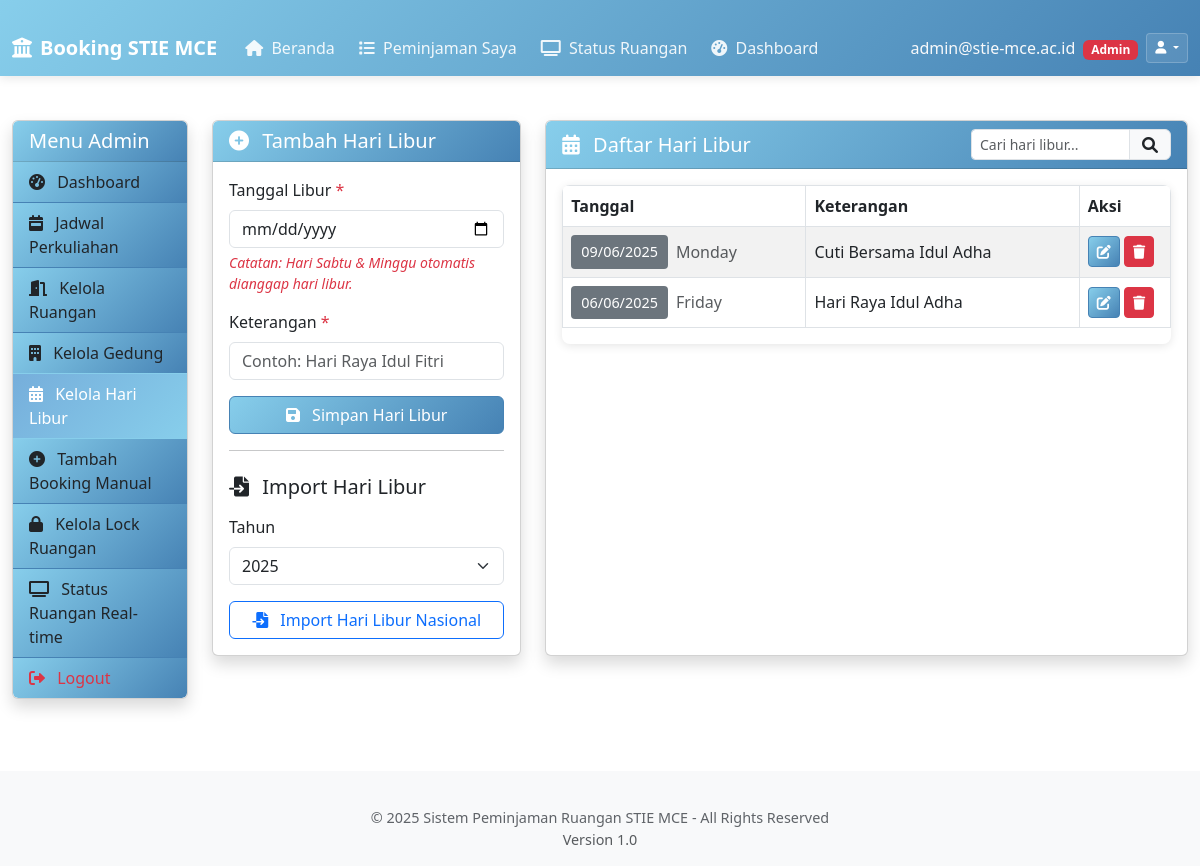
The app's page /admin/holidays.php (signed in) with its own data.
### tables this page shows
CREATE TABLE `tbl_harilibur` (
  `tanggal` date NOT NULL,
  `keterangan` varchar(100) NOT NULL
);

### admin/holidays.php (the view, shortened to what this page needs)
<?php
require_once '../config.php';
$stmt = $conn->prepare("SELECT * FROM tbl_harilibur ORDER BY tanggal DESC");
$stmt->execute();
$holidays = $stmt->fetchAll();
$currentYear = date('Y');
?>
<!DOCTYPE html>
<html lang="id">
<head>
    <link rel="stylesheet" href="../style.css">
    <link rel="stylesheet" href="https://cdnjs.cloudflare.com/ajax/libs/font-awesome/6.0.0/css/all.min.css">
    <link rel="stylesheet" href="https://cdn.jsdelivr.net/npm/bootstrap@5.3.0/dist/css/bootstrap.min.css">
</head>
<body class="admin-theme">
    <header>
        <?php include '../header.php'; ?>
    </header>
    <div class="container-fluid mt-4">
        <div class="row">
            <div class="col-md-3 col-lg-2">
                <div class="card shadow mb-4">
                    <div class="card-header bg-primary text-white">
                        <h5 class="mb-0">Menu Admin</h5>
                    </div>
                    <div class="list-group list-group-flush">
                        <a href="admin-dashboard.php" class="list-group-item list-group-item-action">
                            <i class="fas fa-tachometer-alt me-2"></i> Dashboard
                        </a>
                        <a href="recurring_schedules.php" class="list-group-item list-group-item-action">
                            <i class="fas fa-calendar-week me-2"></i> Jadwal Perkuliahan
                        </a>
                        <a href="rooms.php" class="list-group-item list-group-item-action">
                            <i class="fas fa-door-open me-2"></i> Kelola Ruangan
                        </a>
                        <a href="buildings.php" class="list-group-item list-group-item-action">
                            <i class="fas fa-building me-2"></i> Kelola Gedung
                        </a>
                        <a href="holidays.php" class="list-group-item list-group-item-action active">
                            <i class="fas fa-calendar-alt me-2"></i> Kelola Hari Libur
                        </a>
                        <a href="admin_add_booking.php" class="list-group-item list-group-item-action">
                            <i class="fas fa-plus-circle me-2"></i> Tambah Booking Manual
                        </a>
                        <a href="rooms_locks.php" class="list-group-item list-group-item-action">
                            <i class="fas fa-lock me-2"></i> Kelola Lock Ruangan
                        </a>
                        <a href="room_status.php" class="list-group-item list-group-item-action">
                            <i class="fas fa-tv me-2"></i> Status Ruangan Real-time
                        </a>
                        <a href="../logout.php" class="list-group-item list-group-item-action text-danger">
                            <i class="fas fa-sign-out-alt me-2"></i> Logout
                        </a>
                    </div>
                </div>
            </div>
            <div class="col-md-9 col-lg-10">
                <div class="row">
                    <div class="col-md-4 mb-4">
                        <div class="card shadow h-100">
                            <div class="card-header bg-primary text-white">
                                <h5 class="mb-0 card-title"><i class="fas fa-plus-circle me-2"></i> Tambah Hari Libur</h5>
                            </div>
                            <div class="card-body">
                                <form method="post" id="addHolidayForm">
                                    <div class="mb-3">
                                        <label for="tanggal" class="form-label">Tanggal Libur <span class="text-danger">*</span></label>
                                        <input type="date" class="form-control" id="tanggal" name="tanggal" required>
                                        <div class="form-text text-muted">
                                            <span class="weekend-note">Catatan: Hari Sabtu & Minggu otomatis dianggap hari libur.</span>
                                        </div>
                                    </div>
                                    <div class="mb-3">
                                        <label for="keterangan" class="form-label">Keterangan <span class="text-danger">*</span></label>
                                        <input type="text" class="form-control" id="keterangan" name="keterangan"
                                               placeholder="Contoh: Hari Raya Idul Fitri" required>
                                    </div>
                                    <div class="d-grid">
                                        <button type="submit" name="save_holiday" id="btnSaveHoliday" class="btn btn-primary">
                                            <i class="fas fa-save me-2"></i> Simpan Hari Libur
                                        </button>
                                    </div>
                                </form>
                                <hr>
                                <h5 class="mt-4 mb-3"><i class="fas fa-file-import me-2"></i> Import Hari Libur</h5>
                                <form method="post">
                                    <div class="mb-3">
                                        <label for="import_year" class="form-label">Tahun</label>
                                        <select class="form-select" id="import_year" name="import_year">
                                            <?php for ($year = $currentYear - 1; $year <= $currentYear + 2; $year++): ?>
                                                <option value="<?= $year ?>" <?= $year == $currentYear ? 'selected' : '' ?>><?= $year ?></option>
                                            <?php endfor; ?>
                                        </select>
                                    </div>
                                    <div class="d-grid">
                                        <button type="submit" name="import_holidays" class="btn btn-outline-primary">
                                            <i class="fas fa-file-import me-2"></i> Import Hari Libur Nasional
                                        </button>
                                    </div>
                                </form>
                            </div>
                        </div>
                    </div>
                    <div class="col-md-8 mb-4">
                        <div class="card shadow h-100">
                            <div class="card-header bg-primary text-white d-flex justify-content-between align-items-center">
                                <h5 class="mb-0 card-title"><i class="fas fa-calendar-alt me-2"></i> Daftar Hari Libur</h5>
                                <div class="input-group" style="width: 200px;">
                                    <input type="text" class="form-control form-control-sm" id="searchHoliday" placeholder="Cari hari libur...">
                                    <span class="input-group-text"><i class="fas fa-search"></i></span>
                                </div>
                            </div>
                            <div class="card-body">
                                <div class="table-responsive">
                                    <table class="table table-hover table-striped table-bordered table-holidays" id="holidaysTable">
                                        <thead class="bg-light">
                                            <tr>
                                                <th width="40%">Tanggal</th>
                                                <th width="45%">Keterangan</th>
                                                <th width="15%">Aksi</th>
                                            </tr>
                                        </thead>
                                        <tbody>
                                            <?php if (count($holidays) > 0): ?>
                                                <?php
                                                $currentMonth = date('m');
                                                $currentYear = date('Y');
                                                foreach ($holidays as $holiday):
                                                    $holidayMonth = date('m', strtotime($holiday['tanggal']));
                                                    $holidayYear = date('Y', strtotime($holiday['tanggal']));
                                                    if ($holidayYear == $currentYear && $holidayMonth == $currentMonth) {
                                                        $monthClass = 'current-month';
                                                    } elseif ($holiday['tanggal'] < date('Y-m-d')) {
                                                        $monthClass = 'past-month';
                                                    } else {
                                                        $monthClass = 'future-month';
                                                    }
                                                ?>
                                                    <tr>
                                                        <td>
                                                            <div class="d-flex align-items-center">
                                                                <span class="holiday-badge <?= $monthClass ?> me-2">
                                                                    <?= date('d/m/Y', strtotime($holiday['tanggal'])) ?>
                                                                </span>
                                                                <span class="text-muted">
                                                                    <?= date('l', strtotime($holiday['tanggal'])) ?>
                                                                </span>
                                                            </div>
                                                        </td>
                                                        <td><?= htmlspecialchars($holiday['keterangan']) ?></td>
                                                        <td>
                                                            <button type="button" class="btn btn-sm btn-primary edit-holiday"
                                                                    data-date="<?= $holiday['tanggal'] ?>"
                                                                    data-description="<?= htmlspecialchars($holiday['keterangan']) ?>">
                                                                <i class="fas fa-edit"></i>
                                                            </button>
                                                            <button type="button" class="btn btn-sm btn-danger"
                                                                    data-bs-toggle="modal"
                                                                    data-bs-target="#deleteHolidayModal"
                                                                    data-date="<?= $holiday['tanggal'] ?>"
                                                                    data-description="<?= htmlspecialchars($holiday['keterangan']) ?>">
                                                                <i class="fas fa-trash"></i>
                                                            </button>
                                                        </td>
                                                    </tr>
                                                <?php endforeach; ?>
                                            <?php else: ?>
                                                <tr>
                                                    <td colspan="3" class="text-center py-3">Tidak ada data hari libur yang ditemukan.</td>
                                                </tr>
                                            <?php endif; ?>
                                        </tbody>
                                    </table>
                                </div>
                            </div>
                        </div>
                    </div>
                </div>
            </div>
        </div>
    </div>
    <footer class="mt-5 py-3 bg-light">
        <?php include '../footer.php'; ?>
    </footer>
</body>
</html>

### style.css (style rules this page uses)
:root { --primary-color: #1a73e8; --secondary-color: #4285f4; --success-color: #0f9d58; --warning-color: #f4b400; --danger-color: #db4437; --light-color: #f8f9fa; --dark-color: #202124; --gray-color: #5f6368; }
html, body { overflow-x: hidden; width: 100%; max-width: 100vw; scroll-behavior: smooth; }
body { font-family: 'Roboto', 'Segoe UI', Arial, sans-serif; background-color: #f5f5f5; color: #333; padding-top: 76px; }
.admin-theme { --primary-color: #87ceeb; --secondary-color: #b0e0e6; --accent-color: #4682b4; --bg-gradient: linear-gradient(135deg, #e6f3ff, #b3d9ff); --card-bg: rgba(176, 224, 230, 0.1); --border-color: #87ceeb; }
.admin-theme .card-header.bg-primary { background: linear-gradient(135deg, #87ceeb, #4682b4) !important; }
.admin-theme .btn-primary { background: linear-gradient(135deg, #87ceeb, #4682b4); border-color: #4682b4; }
.admin-theme .list-group-item { background: linear-gradient(135deg, #87ceeb, #4682b4); border-color: #4682b4; }
.admin-theme .list-group-item.active { background: linear-gradient(135deg, #76aedb, #87ceeb); border-color: #87ceeb; }
.main-content, .dashboard-container, .container, .container-fluid { margin-top: 0; padding-top: 20px; max-width: 100%; overflow-x: hidden; }
.card { border: none; border-radius: 10px; overflow: hidden; transition: all 0.3s ease; }
.card-header { font-weight: 600; border-bottom: none; }
.table-responsive { width: 100%; overflow-x: auto; overflow-y: visible; -webkit-overflow-scrolling: touch; border-radius: 8px; box-shadow: 0 2px 10px rgba(0, 0, 0, 0.1); margin-bottom: 20px; }
.btn { border-radius: 6px; padding: 8px 16px; font-weight: 500; transition: all 0.3s ease; }
.btn-primary { background-color: var(--primary-color); border-color: var(--primary-color); }
.btn-outline-primary { color: var(--primary-color); border-color: var(--primary-color); }
.btn-danger { background-color: var(--danger-color); border-color: var(--danger-color); }
.form-control, .form-select { border-radius: 6px; border: 1px solid #ddd; padding: 10px 12px; transition: border-color 0.15s ease-in-out, box-shadow 0.15s ease-in-out; }
footer { background-color: var(--light-color); color: var(--gray-color); text-align: center; font-size: 0.9rem; margin-top: 3rem; padding: 2rem 0; }

### admin/holidays.php (style rules this page uses)
.holiday-badge { font-size: 0.9rem; padding: 6px 10px; border-radius: 4px; }
.past-month { background-color: #6c757d; color: white; }
.table-holidays td { vertical-align: middle; }
.weekend-note { color: #dc3545; font-style: italic; }

### records on screen
tbl_harilibur: tanggal "09/06/2025", tanggal "Monday", keterangan "Cuti Bersama Idul Adha"
tbl_harilibur: tanggal "06/06/2025", tanggal "Friday", keterangan "Hari Raya Idul Adha"

### other values on screen
$userDisplayName "admin@stie-mce.ac.id"
$userRole "Admin"
$config['site_name'] "Sistem Peminjaman Ruangan STIE MCE"
form field import_year "2025"
